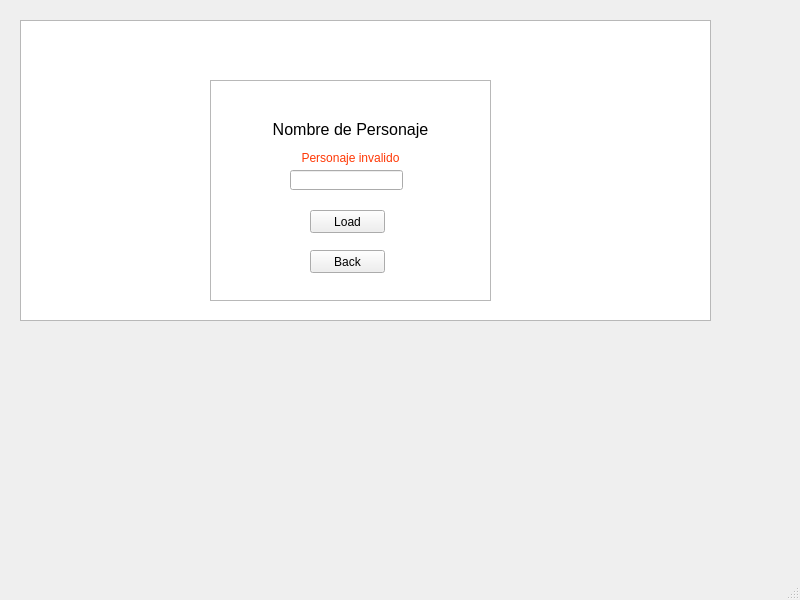
<?xml version="1.0" encoding="UTF-8"?>
<ui version="4.0">
 <class>Inicio</class>
 <widget class="QMainWindow" name="Inicio">
  <property name="geometry">
   <rect>
    <x>0</x>
    <y>0</y>
    <width>800</width>
    <height>600</height>
   </rect>
  </property>
  <property name="windowTitle">
   <string>MainWindow</string>
  </property>
  <widget class="QWidget" name="centralwidget">
   <widget class="QGraphicsView" name="graphicsView">
    <property name="geometry">
     <rect>
      <x>20</x>
      <y>20</y>
      <width>691</width>
      <height>301</height>
     </rect>
    </property>
   </widget>
   <widget class="QPushButton" name="push1">
    <property name="geometry">
     <rect>
      <x>310</x>
      <y>200</y>
      <width>75</width>
      <height>23</height>
     </rect>
    </property>
    <property name="text">
     <string>New Game</string>
    </property>
   </widget>
   <widget class="QPushButton" name="continue_2">
    <property name="geometry">
     <rect>
      <x>310</x>
      <y>230</y>
      <width>81</width>
      <height>23</height>
     </rect>
    </property>
    <property name="text">
     <string>Continue Game</string>
    </property>
   </widget>
   <widget class="QPushButton" name="exit">
    <property name="geometry">
     <rect>
      <x>310</x>
      <y>260</y>
      <width>75</width>
      <height>23</height>
     </rect>
    </property>
    <property name="text">
     <string>Exit</string>
    </property>
   </widget>
   <widget class="QGraphicsView" name="loadView">
    <property name="geometry">
     <rect>
      <x>210</x>
      <y>80</y>
      <width>281</width>
      <height>221</height>
     </rect>
    </property>
   </widget>
   <widget class="QPushButton" name="loadBack">
    <property name="geometry">
     <rect>
      <x>310</x>
      <y>250</y>
      <width>75</width>
      <height>23</height>
     </rect>
    </property>
    <property name="text">
     <string>Back</string>
    </property>
   </widget>
   <widget class="QLineEdit" name="incuenta">
    <property name="geometry">
     <rect>
      <x>290</x>
      <y>170</y>
      <width>113</width>
      <height>20</height>
     </rect>
    </property>
   </widget>
   <widget class="QPushButton" name="loadbutton">
    <property name="geometry">
     <rect>
      <x>310</x>
      <y>210</y>
      <width>75</width>
      <height>23</height>
     </rect>
    </property>
    <property name="text">
     <string>Load</string>
    </property>
   </widget>
   <widget class="QLabel" name="Cuenta">
    <property name="geometry">
     <rect>
      <x>270</x>
      <y>120</y>
      <width>161</width>
      <height>20</height>
     </rect>
    </property>
    <property name="text">
     <string>&lt;html&gt;&lt;head/&gt;&lt;body&gt;&lt;p align=&quot;center&quot;&gt;&lt;span style=&quot; font-size:12pt;&quot;&gt;Nombre de Personaje&lt;/span&gt;&lt;/p&gt;&lt;/body&gt;&lt;/html&gt;</string>
    </property>
   </widget>
   <widget class="QLabel" name="invalido">
    <property name="geometry">
     <rect>
      <x>300</x>
      <y>150</y>
      <width>101</width>
      <height>16</height>
     </rect>
    </property>
    <property name="text">
     <string>&lt;html&gt;&lt;head/&gt;&lt;body&gt;&lt;p align=&quot;center&quot;&gt;&lt;span style=&quot; color:#ff3806;&quot;&gt;Personaje invalido&lt;/span&gt;&lt;/p&gt;&lt;/body&gt;&lt;/html&gt;</string>
    </property>
   </widget>
  </widget>
  <widget class="QMenuBar" name="menubar">
   <property name="geometry">
    <rect>
     <x>0</x>
     <y>0</y>
     <width>800</width>
     <height>21</height>
    </rect>
   </property>
  </widget>
  <widget class="QStatusBar" name="statusbar"/>
 </widget>
 <resources/>
 <connections/>
</ui>
